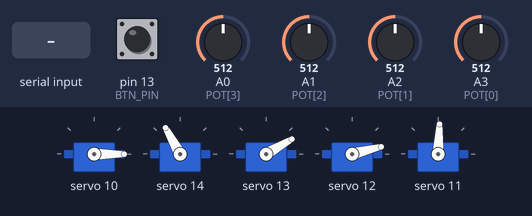
A sketch run on a simulated Arduino Uno, built with avr-gcc and run on an emulated ATmega328P. Parts: 5 × servo. The inputs (shaded band) are chosen by the test bench; at power-on: A0 (POT[3]) = 512, A2 (POT[1]) = 512, A1 (POT[2]) = 512, pin 13 (BTN_PIN) HIGH, A3 (POT[0]) = 512. What the sketch prints to the serial monitor is not drawn.

Above: at 1.2 s.
1.3 s: A0 (POT[3]) set to 564
2.9 s: A0 (POT[3]) set to 591
At 4.7 s:
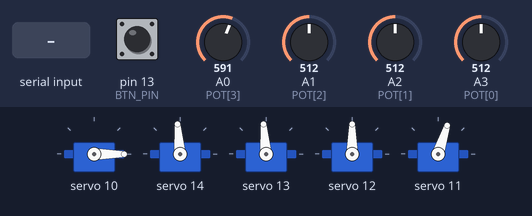
5.6 s: A2 (POT[1]) set to 716
At 7.1 s:
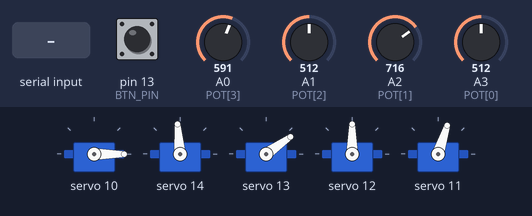
7.5 s: "ESTIRA\n" received over Serial
At 10.2 s:
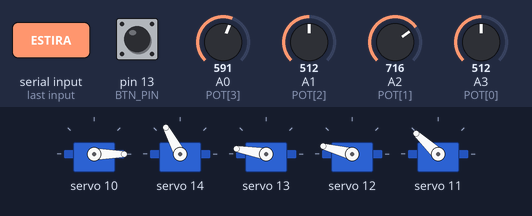
10.5 s: A1 (POT[2]) set to 562
12.1 s: A1 (POT[2]) set to 586
At 15.4 s:
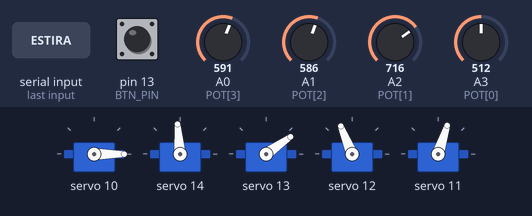
Timing chart, 0 to 16.1 s (numbered marks = the images above; inputs shaded):
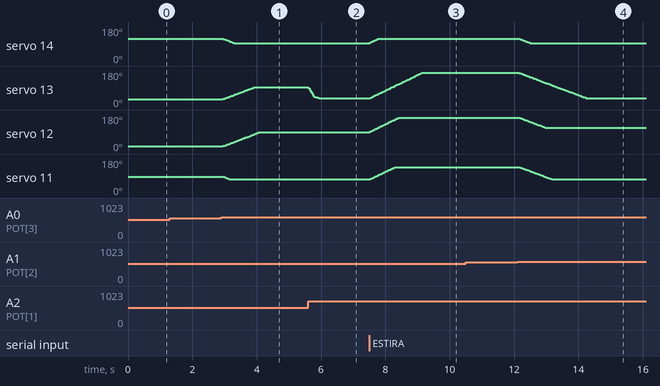

The sketch:

BrazoUnoV2.ino
```cpp
// =====================================================================
//  Brazo robótico — Arduino Uno + PCA9685
//  Basado en el código de la práctica (Tabla 2), con dos modos:
//
//   MANUAL  : el control (bracito con 4 potenciómetros) mueve el brazo y el
//             botón cierra la mano (igual que el código original).
//   REMOTO  : la ESP32-S3 manda órdenes por serial (pines 0/1, 115200).
//             Mientras la ESP esté conectada, los potenciómetros y el botón NO hacen nada.
//             Sin ESP (2 s sin recibir nada), mover un pote más de 20° regresa a MANUAL.
//
//  También puedes probar el modo remoto desde el Monitor Serie (115200,
//  "Nueva línea") escribiendo los comandos de abajo.
//
//  Comandos (una línea cada uno):
//    J b h c m    ángulos de base, hombro, codo, muñeca (0-180, -1 = no cambiar)
//    H p          mano: 0 = abierta, 100 = cerrada
//    V v          velocidad en grados/s (10-400)
//    HOME         posición de casa (brazo recogido)
//    ESTIRA       brazo estirado
//    MAN          regresar a modo manual
//    ?            pedir estado (ángulos a los que el brazo está mandado)
//    P            ángulos que marca el control (potenciómetros) y lectura cruda del ADC, para calibrar
//    T c a        PRUEBA: mueve solo el canal c (0-15) del PCA9685 al ángulo a. Sirve para
//                 saber qué servo está en cada canal. Sales de la prueba con MAN o HOME.
//  Respuesta a "?":  S b h c m mano modo(0=manual,1=remoto)   (la ESP la pide cada 300 ms)
//
//  ⚠ Al subir código desconecta el cable que llega al pin 0 (RX) desde la ESP.
//  Librería: "Adafruit PWM Servo Driver Library"
// =====================================================================
#include <Wire.h>
#include <Adafruit_PWMServoDriver.h>

#define MIN_PULSE_WIDTH 650
#define MAX_PULSE_WIDTH 2350
#define FREQUENCY       50
#define HAND_OPEN       90    // cuentas del PCA9685, igual que tu código (botón suelto)
#define HAND_CLOSED     180   // botón presionado ("Grab")

Adafruit_PWMServoDriver pwm = Adafruit_PWMServoDriver();

enum { BASE, SHOULDER, ELBOW, WRIST, NJ };
const char* NAMES[NJ] = {"base", "hombro", "codo", "muneca"};
// ----- Cableado: ajusta aquí si un servo o un pote está en otro lugar -----
const uint8_t CH[NJ]  = {14, 13, 12, 11};     // canal del PCA9685 de: base, hombro, codo, muñeca
const uint8_t POT[NJ] = {A3, A2, A1, A0};     // pote de: base A3, hombro A2, codo A1, muñeca A0 (Figura 1)
const bool INVERT[NJ] = {false, false, true, false};  // true si el servo gira al revés que el control
const uint8_t HAND_CH = 10;
const uint8_t BTN_PIN = 13;

// ----- Calibración (anota en el reporte lo que cambies aquí) -----
int LIM_MIN[NJ]  = {0,   0,   0,   0};    // límites de seguridad en grados
int LIM_MAX[NJ]  = {180, 180, 180, 180};
int HOME_POS[NJ] = {119, 22,  175, 84};   // CASA: brazo recogido ("hecho bolita")
int STRETCH_POS[NJ] = {118, 175, 10, 139}; // ESTIRADO
// Para obtener estos números: pon el control en la pose que quieras, escribe "P" en el
// Monitor Serie y copia los 4 ángulos que responde (P base hombro codo muñeca).
// La fuente debe estar ENCENDIDA (los potes toman de ahí su voltaje); desconecta los
// servos de la placa azul mientras lo haces para que no se muevan.
const int POT_LO = 240, POT_HI = 800;     // rango útil del ADC (map(pot, 800, 240, ...))
const int TAKEOVER_DEG = 20;              // cuánto mover un pote para volver a manual

float cur[NJ], tgt[NJ], potRef[NJ], potA[NJ];
float handCur = 0, handTgt = 0;           // 0..100
float speedDps = 90;                      // velocidad en modo remoto
bool remote = false;
bool catchUp = false;   // al pasar a manual, alcanza al control despacio
bool testMode = false;  // comando T: no mover nada más

// Mientras la ESP esté conectada (manda "?" cada 300 ms), el control de potenciómetros y su
// botón quedan BLOQUEADOS: solo obedece a la ESP. Si pasan ESP_TIMEOUT_MS sin recibir nada
// (ESP desconectada o apagada), el control vuelve a funcionar (mueve un pote >20° para tomarlo).
const uint32_t ESP_TIMEOUT_MS = 2000;
uint32_t lastRx = 0;

// ----- Filtro de Kalman 1D para cada potenciómetro (quita el temblor de los servos) -----
// Modelo: el ángulo es casi constante (x[k] = x[k-1] + w), la lectura del ADC tiene ruido (z = x + v)
struct Kalman1D { float x, p; };
Kalman1D kf[NJ];
const float KQ = 0.4;   // varianza del proceso: qué tanto puede cambiar el pote entre lecturas
const float KR = 12.0;  // varianza de la medición: ruido del ADC (en cuentas^2)

float kalmanStep(Kalman1D& k, float z) {
  k.p += KQ;                    // predicción
  float g = k.p / (k.p + KR);   // ganancia de Kalman
  k.x += g * (z - k.x);         // corrección
  k.p *= (1 - g);
  return k.x;
}

float readPotAngle(int j) {
  float v = kalmanStep(kf[j], analogRead(POT[j]));
  float a = (POT_HI - v) * 180.0 / (POT_HI - POT_LO);  // 800 -> 0°, 240 -> 180°
  return constrain(a, 0, 180);
}

uint16_t jointCounts(int j, float a);
uint16_t angleToCounts(float a) {
  float us = MIN_PULSE_WIDTH + a / 180.0 * (MAX_PULSE_WIDTH - MIN_PULSE_WIDTH);
  return (uint16_t)(us / 1000000.0 * FREQUENCY * 4096);
}

uint16_t jointCounts(int j, float a) { return angleToCounts(INVERT[j] ? 180 - a : a); }

float clampJoint(int j, float a) { return constrain(a, LIM_MIN[j], LIM_MAX[j]); }

// (va aquí abajo y no junto a lastRx: el IDE declara las funciones antes de la primera,
//  y si quedara arriba de struct Kalman1D, kalmanStep no compila)
bool espConectada() { return lastRx != 0 && millis() - lastRx < ESP_TIMEOUT_MS; }

void enterRemote() {
  if (!remote) {
    for (int j = 0; j < NJ; j++) potRef[j] = potA[j];
    remote = true;
  }
}

void sendStatus() {
  Serial.print('S');
  for (int j = 0; j < NJ; j++) { Serial.print(' '); Serial.print((int)cur[j]); }
  Serial.print(' '); Serial.print((int)handCur);
  Serial.print(' '); Serial.println(remote ? 1 : 0);
}

// ----- Lectura de comandos -----
char line[48];
uint8_t lineLen = 0;

void handleLine(char* s) {
  lastRx = millis();  // llegó algo de la ESP (o del Monitor Serie): control bloqueado
  if (s[0] == 'T') {
    int c, a;
    if (sscanf(s + 1, "%d %d", &c, &a) == 2 && c >= 0 && c <= 15) {
      testMode = true;
      pwm.setPWM(c, 0, angleToCounts(constrain(a, 0, 180)));
      Serial.print("T canal "); Serial.print(c); Serial.print(" -> "); Serial.println(a);
    }
    return;
  }
  // "?" y "P" solo preguntan: NO sacan del modo prueba (la ESP manda "?" cada 300 ms)
  if (!strcmp(s, "?")) { sendStatus(); return; }
  if (!strcmp(s, "P")) {
    Serial.print('P');
    for (int j = 0; j < NJ; j++) { Serial.print(' '); Serial.print((int)potA[j]); }
    Serial.print("   (ADC:");
    for (int j = 0; j < NJ; j++) { Serial.print(' '); Serial.print(analogRead(POT[j])); }
    Serial.println(")");
    return;
  }
  testMode = false;  // cualquier otro comando sale del modo prueba
  if (s[0] == 'J') {
    int v[NJ];
    int n = sscanf(s + 1, "%d %d %d %d", &v[0], &v[1], &v[2], &v[3]);
    if (n > 0) enterRemote();
    for (int j = 0; j < n; j++) if (v[j] >= 0) tgt[j] = clampJoint(j, v[j]);
  } else if (s[0] == 'H' && s[1] != 'O') {
    int p;
    if (sscanf(s + 1, "%d", &p) == 1) { enterRemote(); handTgt = constrain(p, 0, 100); }
  } else if (s[0] == 'V') {
    int v;
    if (sscanf(s + 1, "%d", &v) == 1) speedDps = constrain(v, 10, 400);
  } else if (!strcmp(s, "HOME")) {
    enterRemote();
    for (int j = 0; j < NJ; j++) tgt[j] = HOME_POS[j];
    handTgt = 0;
  } else if (!strcmp(s, "ESTIRA")) {
    enterRemote();
    for (int j = 0; j < NJ; j++) tgt[j] = STRETCH_POS[j];
  } else if (!strcmp(s, "MAN")) {
    remote = false;
    catchUp = true;
  }
}

void readSerial() {
  while (Serial.available()) {
    char c = Serial.read();
    if (c == '\n' || c == '\r') {
      if (lineLen) { line[lineLen] = 0; handleLine(line); lineLen = 0; }
    } else if (lineLen < sizeof(line) - 1) {
      line[lineLen++] = c;
    }
  }
}

void setup() {
  Serial.begin(115200);
  pinMode(BTN_PIN, INPUT_PULLUP);
  pwm.begin();
  pwm.setOscillatorFrequency(27000000);
  pwm.setPWMFreq(FREQUENCY);
  pwm.setPWM(HAND_CH, 0, HAND_OPEN);

  // Al encender, el brazo va a CASA y se queda ahí. Los servos no dicen en qué ángulo
  // están, así que la casa es nuestro "cero": desde ahí sabemos siempre dónde está.
  // Enciende los servos con el brazo cerca de la casa para que no dé un brinco.
  // Cuando mueves el control más de 20° (o llega una orden de la ESP), toma el control.
  for (int j = 0; j < NJ; j++) {
    kf[j].x = analogRead(POT[j]);
    kf[j].p = KR;
    potA[j] = readPotAngle(j);
    cur[j] = tgt[j] = HOME_POS[j];
    pwm.setPWM(CH[j], 0, jointCounts(j, cur[j]));
    potRef[j] = potA[j];
  }
  remote = true;  // "retenido" en casa hasta que muevas el control
  Serial.println("BRAZO listo");
}

void loop() {
  static uint32_t lastStep = 0;
  readSerial();

  uint32_t now = millis();
  if (now - lastStep < 20) return;  // 50 Hz
  float dt = (now - lastStep) / 1000.0;
  lastStep = now;

  for (int j = 0; j < NJ; j++) potA[j] = readPotAngle(j);
  if (testMode) return;
  bool esp = espConectada();
  bool btn = !esp && digitalRead(BTN_PIN) == LOW;  // con la ESP conectada el botón no cuenta

  if (esp) {
    // ESP conectada: ignora los potenciómetros. Si estaba en manual, se queda donde está.
    if (!remote) {
      for (int j = 0; j < NJ; j++) tgt[j] = cur[j];
      enterRemote();
      catchUp = false;
    }
  } else if (remote) {
    // Sin ESP: si alguien mueve un potenciómetro, recupera el control manual
    for (int j = 0; j < NJ; j++)
      if (fabs(potA[j] - potRef[j]) > TAKEOVER_DEG) { remote = false; catchUp = true; break; }
  }

  float maxStep;
  if (!remote) {
    for (int j = 0; j < NJ; j++) tgt[j] = clampJoint(j, potA[j]);
    handTgt = btn ? 100 : 0;
    // en manual sigue al control casi directo; justo después de cambiar de modo, despacio
    maxStep = (catchUp ? 70 : 300) * dt;
    if (catchUp) {
      bool close = true;
      for (int j = 0; j < NJ; j++) if (fabs(tgt[j] - cur[j]) > 3) close = false;
      if (close) catchUp = false;
    }
  } else {
    if (btn) handTgt = 100;  // el botón siempre puede cerrar la mano
    maxStep = speedDps * dt;
  }

  // Mueve cada articulación hacia su objetivo sin pasar de la velocidad máxima
  for (int j = 0; j < NJ; j++) {
    float d = tgt[j] - cur[j];
    cur[j] += constrain(d, -maxStep, maxStep);
    pwm.setPWM(CH[j], 0, jointCounts(j, cur[j]));
  }
  float dh = handTgt - handCur;
  handCur += constrain(dh, -400 * dt, 400 * dt);
  pwm.setPWM(HAND_CH, 0, HAND_OPEN + (int)((HAND_CLOSED - HAND_OPEN) * handCur / 100.0));

}
```

Measured:
- the behaviour switches between 574 and 575 on A0 (POT[3]) (found by bisection; images 0 and 1)
- the behaviour switches between 574 and 575 on A1 (POT[2]) (found by bisection; images 3 and 4)
- after the input at 1.3 s, every drawn part: stays the same
- after the input at 2.9 s, servo 14: moves from 119° to 95° over 0.36 s, starting after 0.05 s; servo 13: moves from 30° to 95° over 1.0 s, starting after 0.05 s; servo 12: moves from 14° to 90° over 1.2 s, starting after 0.05 s; servo 11: moves from 87° to 72° over 0.24 s, starting after 0.05 s
- after the input at 5.6 s, servo 13: moves from 95° to 35° over 0.46 s, starting at once
- after the input at 7.5 s, servo 14: moves from 95° to 118° over 0.26 s, starting at once; servo 13: moves from 35° to 170° over 1.6 s, starting at once; servo 12: moves from 90° to 165° over 0.90 s, starting at once; servo 11: moves from 72° to 137° over 0.80 s, starting at once
- after the input at 10.5 s, every drawn part: stays the same
- after the input at 12.1 s, servo 14: moves from 118° to 95° over 0.34 s, starting after 0.07 s; servo 13: moves from 170° to 35° over 2.1 s, starting after 0.07 s; servo 12: moves from 165° to 112° over 0.80 s, starting after 0.09 s; servo 11: moves from 137° to 72° over 1.0 s, starting after 0.07 s
